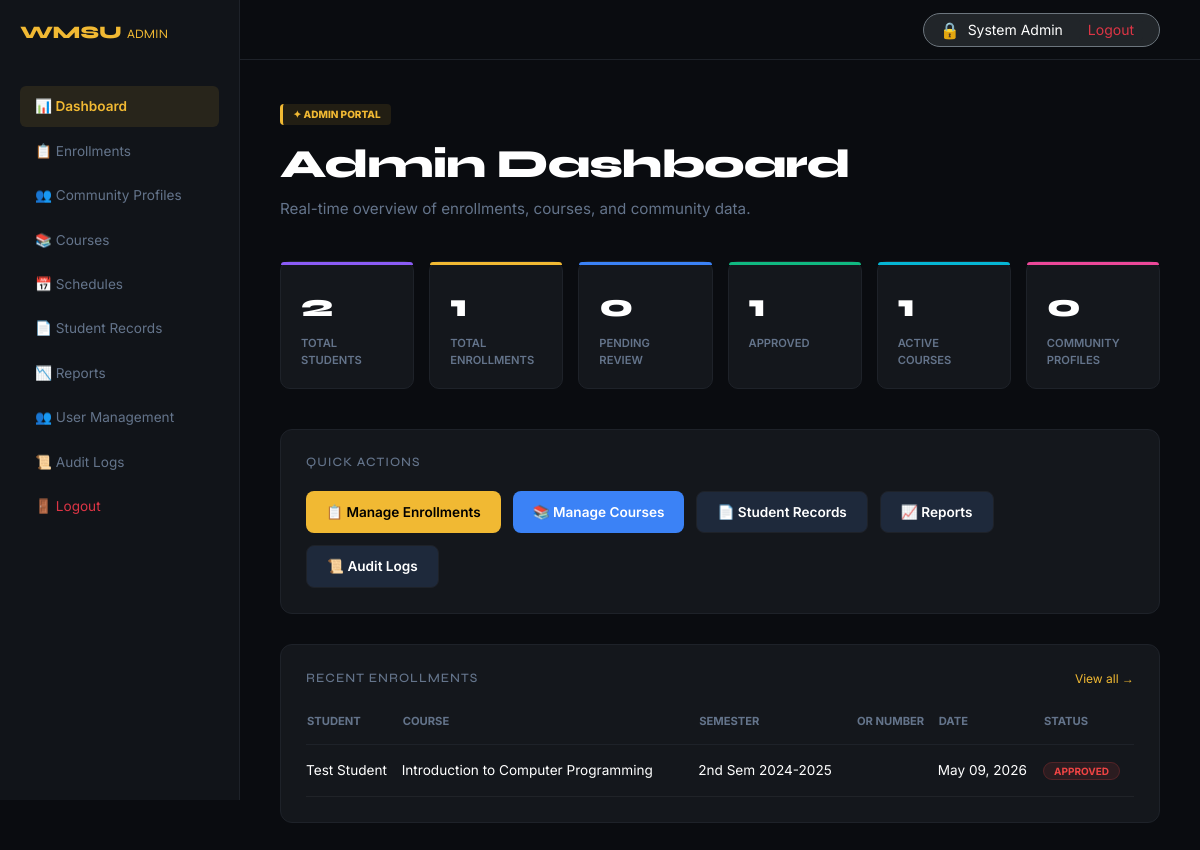
Page /admin/dashboard.php (signed in) on the committed database.
### tables this page shows
CREATE TABLE `enrollment_forms` (
  `enrollment_id` int(11) NOT NULL,
  `student_id` int(11) NOT NULL,
  `course_id` int(11) NOT NULL,
  `semester` varchar(50) DEFAULT '2nd Sem 2024-2025',
  `or_number` varchar(100) DEFAULT NULL,
  `status` enum('pending','approved','rejected') DEFAULT 'pending',
  `submitted_at` timestamp NULL DEFAULT current_timestamp(),
  `enrollment_method` enum('online','walk-in') DEFAULT 'online',
  `processed_by` int(11) DEFAULT NULL,
  `processed_at` timestamp NULL DEFAULT NULL
);

CREATE TABLE `students` (
  `student_id` int(11) NOT NULL,
  `user_id` int(11) NOT NULL,
  `surname` varchar(100) DEFAULT NULL,
  `first_name` varchar(100) DEFAULT NULL,
  `email` varchar(255) DEFAULT NULL
);

CREATE TABLE `courses` (
  `course_id` int(11) NOT NULL,
  `course_code` varchar(20) DEFAULT NULL,
  `course_name` varchar(255) NOT NULL,
  `status` enum('active','archived') DEFAULT 'active',
  `is_active` tinyint(1) DEFAULT 1,
  `description` text DEFAULT NULL,
  `max_capacity` int(11) DEFAULT 50
);

### admin/dashboard.php (the view, shortened to what this page needs)
<?php
require_once __DIR__ . '/../config/database.php';
try {
    $kpis = $pdo->query("
        SELECT
          (SELECT COUNT(*) FROM students) AS total_students,
          (SELECT COUNT(*) FROM enrollment_forms) AS total_enrollments,
          (SELECT COUNT(*) FROM enrollment_forms WHERE status = 'pending') AS pending,
          (SELECT COUNT(*) FROM enrollment_forms WHERE status = 'approved') AS approved,
          (SELECT COUNT(*) FROM courses WHERE is_active = 1) AS total_courses,
          (SELECT COUNT(*) FROM community_profiles) AS total_profiles
    ")->fetch();
} catch (PDOException $e) {
    $kpis = array_fill_keys(['total_students','total_enrollments','pending','approved','total_courses','total_profiles'], 0);
}
try {
    $recent = $pdo->query("
        SELECT e.*, s.first_name, s.surname, c.course_name
        FROM enrollment_forms e
        INNER JOIN students s ON s.student_id = e.student_id
        INNER JOIN courses c ON c.course_id = e.course_id
        ORDER BY e.submitted_at DESC LIMIT 5
    ")->fetchAll();
} catch (PDOException $e) { $recent = []; }
?>
<!DOCTYPE html>
<html lang="en">
<head>
    <link href="https://cdn.jsdelivr.net/npm/bootstrap@5.3.0/dist/css/bootstrap.min.css" rel="stylesheet">
</head>
<body>
    <aside class="sidebar">
        <a href="#" class="sidebar-brand">WMSU <span style="font-weight:400; font-size:0.8rem;">ADMIN</span></a>
        <nav>
            <a href="dashboard.php" class="nav-link active">📊 Dashboard</a>
            <a href="enrollments.php" class="nav-link">📋 Enrollments</a>
            <a href="community.php" class="nav-link">👥 Community Profiles</a>
            <a href="courses.php" class="nav-link">📚 Courses</a>
            <a href="schedules.php" class="nav-link">📅 Schedules</a>
            <a href="students.php" class="nav-link">📄 Student Records</a>
            <a href="reports.php" class="nav-link">📉 Reports</a>
            <a href="users.php" class="nav-link">👥 User Management</a>
            <a href="audit.php" class="nav-link">📜 Audit Logs</a>
            <a href="../auth/logout.php" class="nav-link text-danger">🚪 Logout</a>
        </nav>
    </aside>
    <div class="main-wrapper">
        <header class="top-nav">
            <div class="d-flex align-items-center bg-dark p-1 px-3 rounded-pill border border-secondary">
                <span class="me-2">🔒</span>
                <small class="me-3"><?= htmlspecialchars($_SESSION['name']) ?></small>
                <a href="../auth/logout.php" class="btn btn-sm btn-dark py-0 text-danger">Logout</a>
            </div>
        </header>
        <main class="content-area">
            <div class="portal-badge">✦ ADMIN PORTAL</div>
            <h1 class="page-title">Admin Dashboard</h1>
            <p class="sub-text">Real-time overview of enrollments, courses, and community data.</p>
            <div class="kpi-grid">
                <div class="kpi-card purple">
                    <div class="kpi-value"><?= number_format($kpis['total_students']) ?></div>
                    <div class="kpi-label">Total Students</div>
                </div>
                <div class="kpi-card gold">
                    <div class="kpi-value"><?= number_format($kpis['total_enrollments']) ?></div>
                    <div class="kpi-label">Total Enrollments</div>
                </div>
                <div class="kpi-card blue">
                    <div class="kpi-value"><?= number_format($kpis['pending']) ?></div>
                    <div class="kpi-label">Pending Review</div>
                </div>
                <div class="kpi-card green">
                    <div class="kpi-value"><?= number_format($kpis['approved']) ?></div>
                    <div class="kpi-label">Approved</div>
                </div>
                <div class="kpi-card cyan">
                    <div class="kpi-value"><?= number_format($kpis['total_courses']) ?></div>
                    <div class="kpi-label">Active Courses</div>
                </div>
                <div class="kpi-card pink">
                    <div class="kpi-value"><?= number_format($kpis['total_profiles']) ?></div>
                    <div class="kpi-label">Community Profiles</div>
                </div>
            </div>
            <div class="card-main">
                <h2 class="section-header">Quick Actions</h2>
                <div class="action-flex">
                    <a href="enrollments.php" class="btn-act btn-manage-e">📋 Manage Enrollments</a>
                    <a href="courses.php" class="btn-act btn-manage-c">📚 Manage Courses</a>
                    <a href="students.php" class="btn-act btn-ghost">📄 Student Records</a>
                    <a href="reports.php" class="btn-act btn-ghost">📈 Reports</a>
                    <a href="audit.php" class="btn-act btn-ghost">📜 Audit Logs</a>
                </div>
            </div>
            <div class="card-main">
                <div class="d-flex justify-content-between align-items-center mb-4">
                    <h2 class="section-header mb-0">Recent Enrollments</h2>
                    <a href="enrollments.php" style="color:var(--gold); font-size:0.75rem; text-decoration:none;">View all →</a>
                </div>
                <table class="custom-table">
                    <thead>
                        <tr>
                            <th>Student</th>
                            <th>Course</th>
                            <th>Semester</th>
                            <th>OR Number</th>
                            <th>Date</th>
                            <th>Status</th>
                        </tr>
                    </thead>
                    <tbody>
                        <?php if (empty($recent)): ?>
                            <tr><td colspan="6" class="text-center py-4 text-muted">No records found.</td></tr>
                        <?php else: ?>
                            <?php foreach ($recent as $r): ?>
                            <tr>
                                <td><?= htmlspecialchars($r['first_name'] . ' ' . $r['surname']) ?></td>
                                <td><?= htmlspecialchars($r['course_name']) ?></td>
                                <td><?= htmlspecialchars($r['semester'] ?? '2nd Sem 2024-2025') ?></td>
                                <td style="color:var(--gold); font-family:monospace;"><?= htmlspecialchars($r['or_number'] ?? '—') ?></td>
                                <td><?= date('M d, Y', strtotime($r['submitted_at'])) ?></td>
                                <td><span class="status-rejected"><?= strtoupper($r['status']) ?></span></td>
                            </tr>
                            <?php endforeach; ?>
                        <?php endif; ?>
                    </tbody>
                </table>
            </div>
        </main>
    </div>
</body>
</html>

### admin/dashboard.php (style rules this page uses)
:root { --bg-body: #0a0c10; --sidebar-bg: #111419; --card-bg: #14171c; --gold: #f1b933; --border: #1e2229; --text-muted: #64748b; }
body { background-color: var(--bg-body); color: white; font-family: 'Inter', sans-serif; display: flex; margin: 0; }
.sidebar { width: 240px; height: 100vh; background: var(--sidebar-bg); border-right: 1px solid var(--border); padding: 20px; position: fixed; }
.sidebar-brand { font-family: 'Syne', sans-serif; font-weight: 800; color: var(--gold); font-size: 1.1rem; text-decoration: none; display: block; margin-bottom: 40px; }
.nav-link { color: var(--text-muted); padding: 10px 15px; border-radius: 6px; margin-bottom: 4px; display: flex; align-items: center; gap: 10px; text-decoration: none; font-size: 0.85rem; }
.nav-link.active { background: rgba(241, 185, 51, 0.1); color: var(--gold); font-weight: 600; }
.main-wrapper { margin-left: 240px; width: calc(100% - 240px); }
.top-nav { height: 60px; border-bottom: 1px solid var(--border); display: flex; align-items: center; justify-content: flex-end; padding: 0 40px; }
.content-area { padding: 40px; max-width: 1300px; }
.portal-badge { display: inline-block; background: rgba(241, 185, 51, 0.1); color: var(--gold); padding: 3px 10px; border-radius: 4px; font-size: 10px; font-weight: 800; border-left: 3px solid var(--gold); margin-bottom: 15px; }
h1.page-title { font-family: 'Syne', sans-serif; font-weight: 800; font-size: 2.5rem; letter-spacing: -1px; margin-bottom: 10px; }
.sub-text { color: var(--text-muted); font-size: 0.95rem; margin-bottom: 40px; }
.kpi-grid { display: grid; grid-template-columns: repeat(6, 1fr); gap: 15px; margin-bottom: 40px; }
.kpi-card { background: var(--card-bg); border: 1px solid var(--border); padding: 20px; border-radius: 10px; position: relative; }
.kpi-card::after { content: ''; position: absolute; top: 0; left: 0; width: 100%; height: 3px; border-radius: 10px 10px 0 0; }
.kpi-card.purple::after { background: #8b5cf6; }
.kpi-card.gold::after { background: var(--gold); }
.kpi-card.blue::after { background: #3b82f6; }
.kpi-card.green::after { background: #10b981; }
.kpi-card.cyan::after { background: #06b6d4; }
.kpi-card.pink::after { background: #ec4899; }
.kpi-value { font-family: 'Syne', sans-serif; font-size: 2rem; font-weight: 800; }
.kpi-label { font-size: 0.7rem; color: var(--text-muted); text-transform: uppercase; font-weight: 600; margin-top: 5px; }
.card-main { background: var(--card-bg); border: 1px solid var(--border); padding: 25px; border-radius: 12px; margin-bottom: 30px; }
.section-header { font-family: 'Syne', sans-serif; text-transform: uppercase; font-size: 0.8rem; color: var(--text-muted); letter-spacing: 1px; margin-bottom: 20px; }
.action-flex { display: flex; gap: 12px; flex-wrap: wrap; }
.btn-act { padding: 10px 20px; border-radius: 8px; font-weight: 600; font-size: 0.85rem; text-decoration: none; display: flex; align-items: center; gap: 8px; border: none; }
.btn-manage-e { background: #f1b933; color: black; }
.btn-manage-c { background: #3b82f6; color: white; }
.btn-ghost { background: #1e293b; color: white; border: 1px solid var(--border); }
.custom-table { width: 100%; color: white; font-size: 0.85rem; }
.custom-table th { color: var(--text-muted); text-transform: uppercase; font-size: 0.7rem; padding-bottom: 15px; border-bottom: 1px solid var(--border); }
.custom-table td { padding: 15px 0; border-bottom: 1px solid rgba(255,255,255,0.05); }
.status-rejected { color: #ef4444; background: rgba(239, 68, 68, 0.1); padding: 2px 10px; border-radius: 20px; border: 1px solid rgba(239, 68, 68, 0.2); font-size: 10px; font-weight: 700; }

### rows in the picture
enrollment_forms: student.surname "Test Student", course.course_name "Introduction to Computer Programming", semester "2nd Sem 2024-2025", submitted_at "May 09, 2026", status "APPROVED"

### other values in the picture
$_SESSION['name'] "System Admin"
$kpis['total_students'] "2"
$kpis['total_enrollments'] "1"
$kpis['pending'] "0"
$kpis['approved'] "1"
$kpis['total_courses'] "1"
$kpis['total_profiles'] "0"
